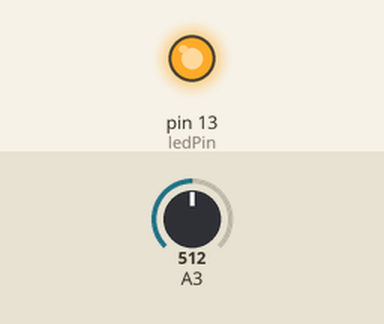
Bench run of a sketch on a simulated Arduino Uno, built with avr-gcc and run on an emulated ATmega328P. Shown: output pins drawn as LEDs (lit = HIGH). Inputs (shaded band) come from the test bench; at power-on: A3 = 512. What the sketch prints to the serial monitor is not drawn.

Above: at 0.1 s.
Timing chart, 0 to 1.6 s (numbered marks = the images above):
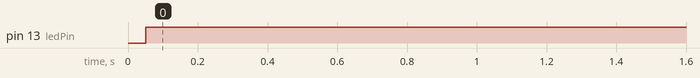

Measured:
- by itself, pin 13 (ledPin): LOW → HIGH at 0.05 s

The sketch:

Racing_Trip_Wire.ino
```cpp
// C++ code
//

int lightPin = 3;
boolean prevReading = false;

int ledPin = 13;
boolean ledState = false;

void setup()
{
  Serial.begin(9600);
  pinMode(lightPin, INPUT);
  pinMode(ledPin, OUTPUT);
}

void loop()
{
  prevReading = tripWire(ledPin, lightPin, prevReading);
}


boolean tripWire(int aLedPin, int aLightPin, boolean aPrevReading){
  int read = analogRead(aLightPin);
  Serial.println(read);
  boolean currentReading = false;
  if(read <= 800){
    currentReading = true;
  }else{
    currentReading = false;
  }

  if(currentReading == true && aPrevReading == false){
    ledState = !ledState;
    delay(50);
  }
  digitalWrite(ledPin, ledState);
  return currentReading;
}
```
